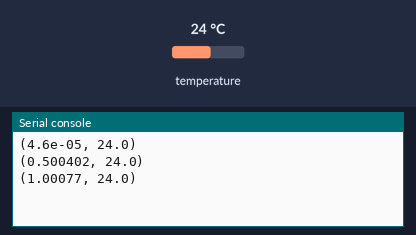
The program below on a simulated CircuitPython board. Parts: the last lines printed to the serial console. Inputs (shaded band) come from the test bench; at power-on: temperature 24 °C.

Above: at 1.2 s.
1.3 s: temperature set to 12 °C
At 1.9 s:
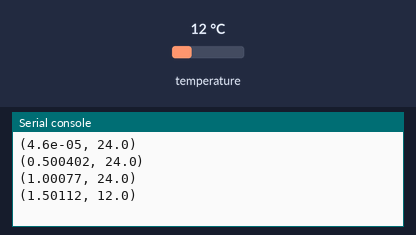
2.8 s: temperature set to 19 °C
At 3.4 s:
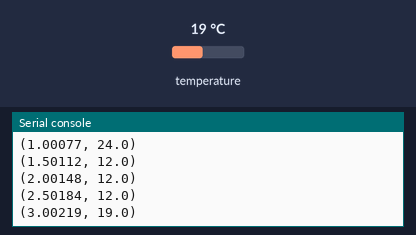
Timing chart, 0 to 5.8 s (numbered marks = the images above; inputs shaded):
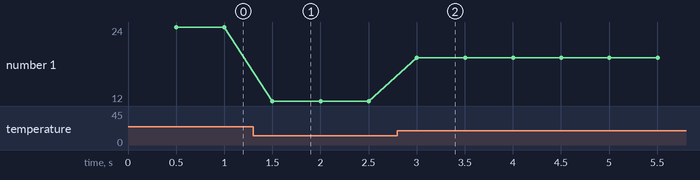

Measured:
- after the input at 1.3 s, the serial console: prints a new line after 0.20 s (image 1)
- after the input at 2.8 s, the serial console: prints a new line after 0.20 s (image 2)
- plotted number 1: 24 → 12 after the input at 1.3 s, 12 → 19 after the input at 2.8 s

The program:

thermistor.py
```python
import time
import board
import adafruit_thermistor

#Temperature Sensor is also analog but there is a better way to do it since voltage to temperature
#Is nonlinear and depends on series resistors and b_coefficient (some heat transfer values)
#thermistor = AnalogIn(board.A9)
#If you want analog
thermistor = adafruit_thermistor.Thermistor(board.A9, 10000, 10000, 25, 3950)

starttime = time.monotonic()

while True:
    t = time.monotonic() - starttime
    temp = thermistor.temperature
    #temp = thermistor.value #if you want analog
    print((t, temp))
    time.sleep(0.5)
```
